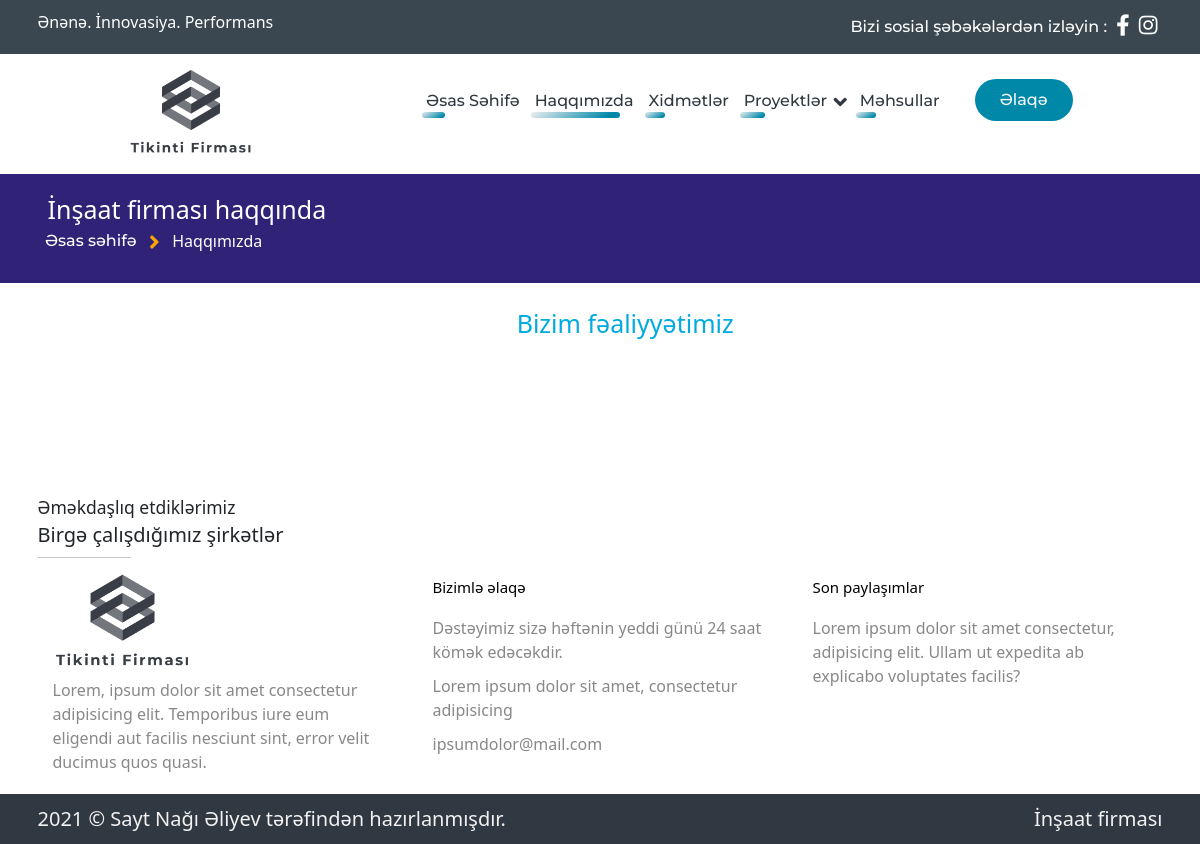
Before: /about with the older database file.
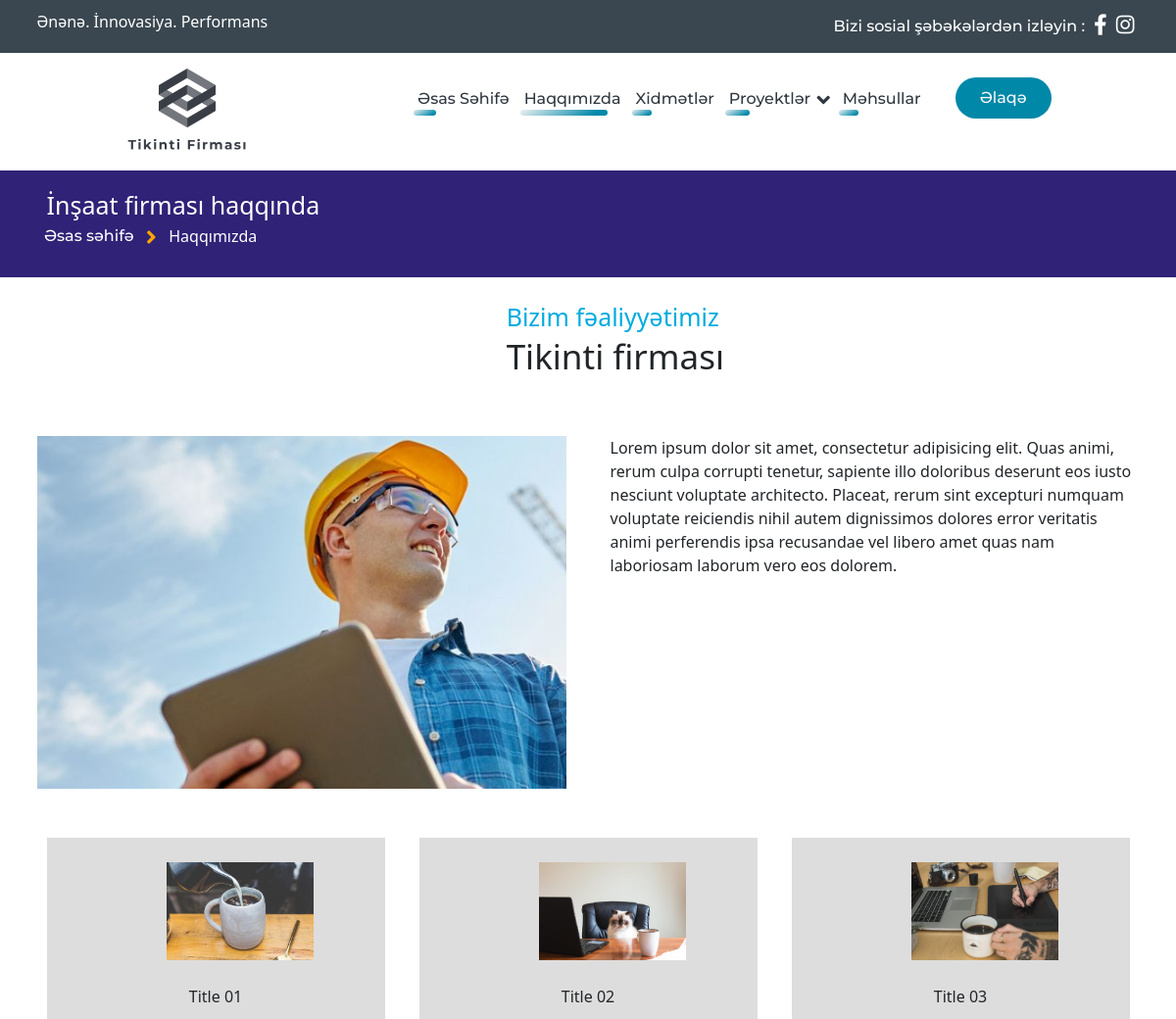
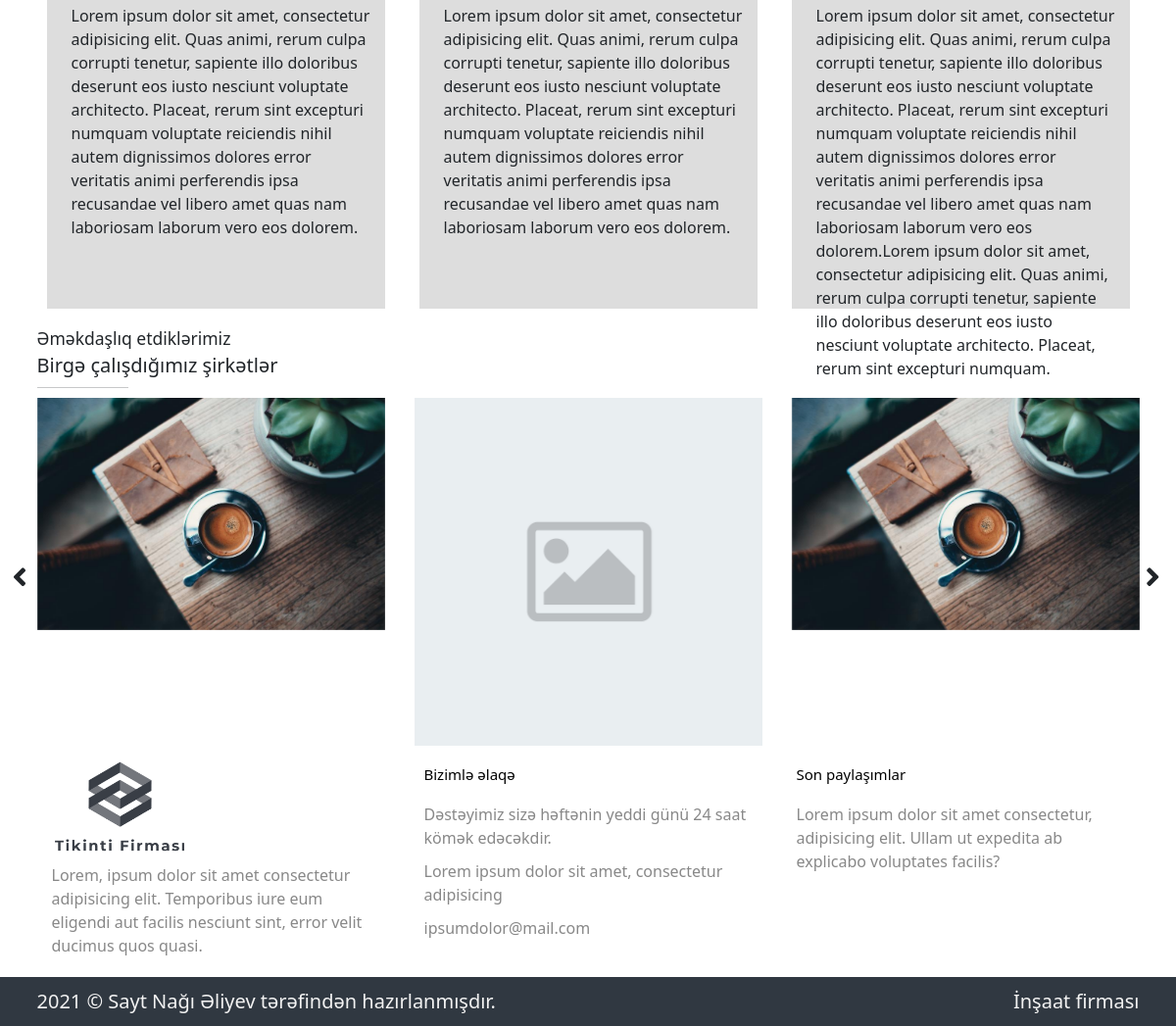
After: the same page with the newer database file (2 pictures, top to bottom).
### app/models.py (models this page shows)
class AboutPage(db.Model):
    id = db.Column(db.Integer, primary_key=True)
    title = db.Column(db.String(100))
    description = db.Column(db.Text)
    image = db.Column(db.String(100))

class AboutPagePrinciple(db.Model):
    id = db.Column(db.Integer, primary_key=True)
    title = db.Column(db.String(100))
    description = db.Column(db.Text)
    image = db.Column(db.String(100))

class PartnerSlider(db.Model):
    id = db.Column(db.Integer, primary_key=True)
    name = db.Column(db.String(100))
    img = db.Column(db.String(100))

### view/routes.py (the view)
@view.route("/about")
def main_about():
    from app.models import PartnerSlider,AboutPagePrinciple,AboutPage,AboutPageStatistic
    data = AboutPage.query.get(1)
    partners = PartnerSlider.query.all()
    statistic = AboutPageStatistic.query.all()
    principles = AboutPagePrinciple.query.all()
    return render_template('view/about.html', data = data, partners = partners, principles = principles, statistic = statistic)

### view/templates/view/about.html (shortened to what the changed rows need)
{% extends "view/base.html" %}
{% block page %}
<section id="about-content">
    <div class="head">
        <div class="container">
            <h2>İnşaat firması haqqında</h2>
        </div>
    </div>
    <div class="container">
        <div class="content">
            <div class="heading">
                <div class="row">
                    <div class="col-4 offset-5">
                        <h2>Bizim fəaliyyətimiz</h2>
                    </div>
                </div>
                <div class="row">
                    <div class="col-4 offset-5">
                        <h1>{{data.title}}</h1>
                    </div>
                </div>
            </div>
            <div class="row">
                <div class="col-6">
                    <div class="img-section">
                        <img src="/view/static/view/uploads/{{data.image}}" alt="">
                    </div>
                </div>
                <div class="col-6">
                    <div class="about-text">{{data.description}}</div>
                </div>
            </div>
        </div>
        <div class="about-items">
            <div class="row">
                {% for principle in principles %}
                <div class="col-4">
                    <div class="item-box">
                        <div class="img-sec"><img src="/view/static/view/uploads/{{principle.image}}" alt=""></div>
                        <div class="title">{{principle.title}}</div>
                        <div class="description">{{principle.description}}</div>
                    </div>
                </div>
                {% endfor %}
            </div>
        </div>
    </div>
</section>
<section id="partners">
    <div class="container">
        <h2>Birgə çalışdığımız şirkətlər</h2>
        <div class="partners-slider">
            <div class="partners-slider owl-carousel owl-theme">
                {% for partner in partners %}
                <div class="item"><img src="/view/static/view/uploads/{{partner.img}} " onerror="this.src='/view/static/view/img/default_image.png'" alt=""></div>
                {% endfor %}
            </div>
        </div>
    </div>
</section>
{% endblock %}

Changed rows visible on the page:
added AboutPage: title "Tikinti firması", image (picture), description "Lorem ipsum dolor sit amet, consectetur adipisicing elit. Quas animi, rerum culpa corrupti tenetur, sapiente illo doloribus deserunt eos iusto nesciunt voluptate architecto. Placeat, rerum sint excepturi numquam voluptate reiciendis nihil autem dignissimos dolores error veritatis animi perferendis ipsa recusandae vel libero amet quas nam laboriosam laborum vero eos dolorem."
added AboutPagePrinciple: image (picture), title "Title 01", description "Lorem ipsum dolor sit amet, consectetur adipisicing elit. Quas animi, rerum culpa corrupti tenetur, sapiente illo doloribus deserunt eos iusto nesciunt voluptate architecto. Placeat, rerum sint excepturi numquam voluptate reiciendis nihil autem dignissimos dolores error veritatis animi perferendis ipsa recusandae vel libero amet quas nam laboriosam laborum vero eos dolorem."
added AboutPagePrinciple: image (picture), title "Title 02", description "Lorem ipsum dolor sit amet, consectetur adipisicing elit. Quas animi, rerum culpa corrupti tenetur, sapiente illo doloribus deserunt eos iusto nesciunt voluptate architecto. Placeat, rerum sint excepturi numquam voluptate reiciendis nihil autem dignissimos dolores error veritatis animi perferendis ipsa recusandae vel libero amet quas nam laboriosam laborum vero eos dolorem."
added AboutPagePrinciple: image (picture), title "Title 03", description "Lorem ipsum dolor sit amet, consectetur adipisicing elit. Quas animi, rerum culpa corrupti tenetur, sapiente illo doloribus deserunt eos iusto nesciunt voluptate architecto. Placeat, rerum sint excepturi numquam voluptate reiciendis nihil autem dignissimos dolores error veritatis animi perferendis ipsa recusandae vel libero amet quas nam laboriosam laborum vero eos dolorem.Lorem ipsum dolor sit amet, consectetur adipisicing elit. Quas animi, rerum culpa corrupti tenetur, sapiente illo doloribus deserunt eos iusto nesciunt voluptate architecto. Placeat, rerum sint excepturi numquam."
added PartnerSlider: img (picture)
added PartnerSlider: shows a picture
added PartnerSlider: img (picture)
